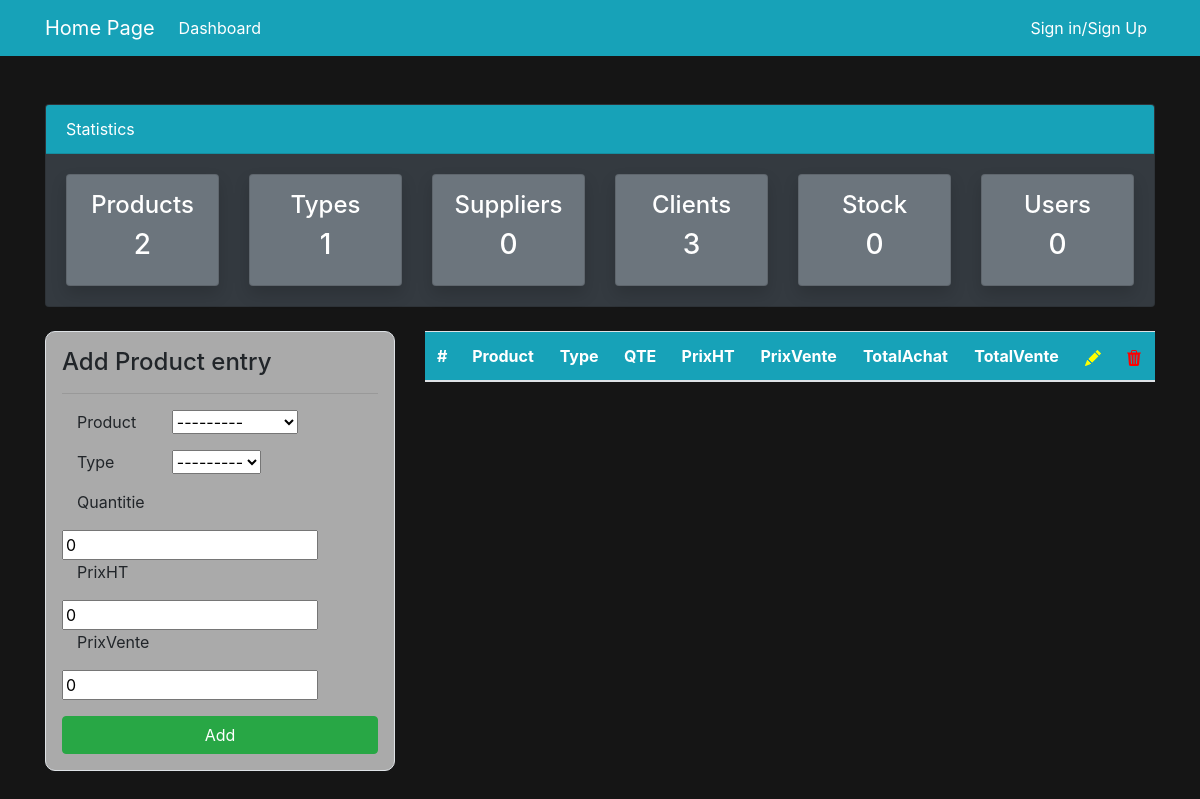
/Stock/, run on an earlier commit of the app's database.
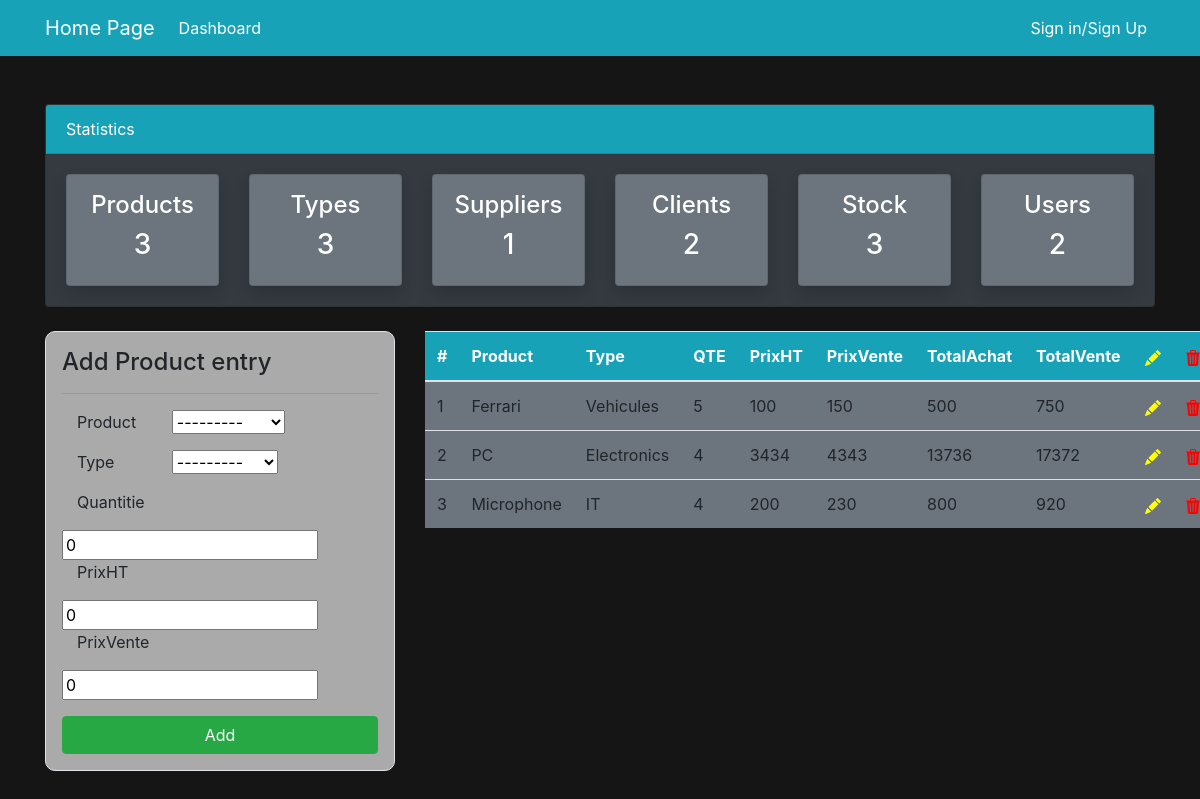
And on a later commit of the database.
### GestStockMagasin/models.py (models this page shows)
class Stock (models.Model):
    CodeS = models.AutoField(primary_key= True)
    Produit = models.ForeignKey(Produit, on_delete=models.CASCADE)
    Type = models.ForeignKey(TypeProduit, on_delete=models.CASCADE)
    qte = models.IntegerField(default=0)
    PrixHT = models.IntegerField(default=0)
    PrixVente = models.IntegerField(default=0)
    @property
    def TotalAchat(self):
        TotalAchat = 0
        if self.qte != 0:
            TotalAchat = (self.PrixHT * self.qte)
        return TotalAchat
    @property
    def TotalVente(self):
        TotalVente = 0
        if self.qte != 0:
            TotalVente = self.PrixVente * self.qte
        return TotalVente

class Produit (models.Model):
    CodeP = models.AutoField(primary_key=True)
    DesignationP = models.CharField(max_length=100)
    Type = models.ForeignKey(TypeProduit, on_delete=models.CASCADE)
    def __str__(self):
        return str(self.DesignationP)

class TypeProduit (models.Model):
    CodeT = models.AutoField(primary_key=True)
    DesignationT = models.CharField(max_length=100)
    def __str__(self):
        return str(self.DesignationT)

### GestStockMagasin/views.py (the view)
# urls.py: path('Stock/',views.afficher_Stock, name="dashboard-stock"),
def afficher_Stock(request):
    prods = Produit.objects.all()
    prod_count = prods.count()
    fours = Fournisseur.objects.all()
    fours_count = fours.count()
    types = TypeProduit.objects.all()
    type_count = types.count()
    users = User.objects.all()
    user_count = users.count()
    Clients = Client.objects.all()
    client_count = Clients.count()
    stock = Stock.objects.all()
    stock_count = stock.count()
    if request.method == 'POST':
        form = StockForm(request.POST)
        if form.is_valid():
            form.save()
            return redirect("dashboard-stock")
    else:
        form = StockForm()
    contexte = {
        'stock':stock,
        'form' : form,
        'P_count':prod_count,
        'F_count':fours_count,
        'C_count':client_count,
        'U_count': user_count,
        'T_count':type_count,
        'S_count':stock_count,
    }
    return render(request, 'dashboard/stock.html', contexte)

### GestStockMagasin/forms.py
class StockForm(forms.ModelForm):
    class Meta:
        model = Stock
        fields = ['Produit', 'Type', 'qte', 'PrixHT', 'PrixVente']

### GestStockMagasin/templates/dashboard/stock.html (shortened to what this page needs)
<!DOCTYPE html>
<html lang="en">
  <head>
    <link
      rel="stylesheet"
      href="https://cdn.jsdelivr.net/npm/bootstrap@4.6.2/dist/css/bootstrap.min.css"
    />
  </head>
  <body style="background-color: #151515">
    <nav class="navbar navbar-expand-lg navbar-info bg-info">
      <div class="container">
        <a class="navbar-brand text-white" href="{% url 'main-dashboard' %}"
          >Home Page</a
        >
        <div class="collapse navbar-collapse" id="navbarSupportedContent">
          <ul class="navbar-nav mr-auto">
            <li class="nav-item active">
              <a class="nav-link text-white" href="{% url 'main-dashboard' %}"
                >Dashboard <span class="sr-only">(current)</span></a
              >
            </li>
          </ul>
          <ul class="navbar-nav ml-auto">
            <li class="nav-item active">
              <a class="nav-link text-white" href="{% url 'dash-login' %}"
                >Sign in/Sign Up<span class="sr-only">(current)</span></a
              >
            </li>
          </ul>
        </div>
      </div>
    </nav>
    <div class="container">
      <div class="row mt-5">
        <div class="col-md-12">
          <div class="card bg-dark">
            <div class="card-header text-white bg-info">Statistics</div>
            <div class="card-body">
              <div class="row">
                <div class="col-md-2">
                  <a
                    class="text-decoration-none text-white"
                    href="{% url 'dashboard-produits' %}"
                  >
                    <div
                      class="card my-card shadow text-center p-3 bg-secondary"
                    >
                      <h4>Products </h4>
                      <h3>{{ P_count }}</h3>
                    </div>
                  </a>
                </div>
                <div class="col-md-2">
                  <a
                    class="text-decoration-none text-white"
                    href="{% url 'dashboard-types' %}"
                  >
                    <div
                      class="card my-card shadow text-center p-3 bg-secondary"
                    >
                      <h4>Types </h4>
                      <h3>{{ T_count }}</h3>
                    </div>
                  </a>
                </div>
                <div class="col-md-2">
                  <a
                    class="text-decoration-none text-white"
                    href="{% url 'dashboard-Fournisseur' %}"
                  >
                    <div
                      class="card my-card shadow text-center p-3 bg-secondary"
                    >
                      <h4>Suppliers </h4>
                      <h3>{{ F_count }}</h3>
                    </div>
                  </a>
                </div>
                <div class="col-md-2">
                  <a
                    class="text-decoration-none text-white"
                    href="{% url 'dashboard-client' %}"
                  >
                    <div
                      class="card my-card shadow text-center p-3 bg-secondary"
                    >
                      <h4>Clients </h4>
                      <h3>{{ C_count }}</h3>
                    </div>
                  </a>
                </div>
                <div class="col-md-2">
                  <a
                    class="text-decoration-none text-white"
                    href="{% url 'dashboard-stock' %}"
                  >
                    <div
                      class="card my-card shadow text-center p-3 bg-secondary"
                    >
                      <h4>Stock </h4>
                      <h3>{{ S_count }}</h3>
                    </div>
                  </a>
                </div>
                <div class="col-md-2">
                  <a
                    class="text-decoration-none text-white"
                    href="{% url 'main-dashboard' %}"
                  >
                    <div
                      class="card my-card shadow text-center p-3 bg-secondary"
                    >
                      <h4>Users </h4>
                      <h3>{{ U_count }}</h3>
                    </div>
                  </a>
                </div>
              </div>
            </div>
          </div>
        </div>
      </div>
    </div>
    <div class="container">
      <div class="row my-4">
        <div class="col-md-4">
          <div
            class="border p-3"
            style="border-radius: 10px; background-color: #aaaaaa"
          >
            <h4>Add Product entry</h4>
            <hr />
            <form action="" method="POST">
              <div class="form-group">
                <div>
                  <label class="col-md-4 form-group" for="inputAddress"
                    >Product</label
                  >
                  {{ form.Produit }}
                </div>
                <div>
                  <label class="col-md-4 form-group" for="inputAddress"
                    >Type</label
                  >
                  {{ form.Type }}
                </div>
                <div>
                  <label class="col-md-4 form-group" for="inputAddress"
                    >Quantitie</label
                  >
                  {{ form.qte }}
                </div>
                <div>
                  <label class="col-md-4 form-group" for="inputAddress"
                    >PrixHT</label
                  >
                  {{ form.PrixHT }}
                </div>
                <div>
                  <label class="col-md-4 form-group" for="inputAddress"
                    >PrixVente</label
                  >
                  {{ form.PrixVente }}
                </div>
              </div>
              <input
                type="submit"
                value="Add"
                class="btn btn-success btn-block"
              />
            </form>
          </div>
        </div>
        <div class="col-md-8">
          <table class="table bg-secondary">
            <thead class="bg-info">
              <tr class="text-white">
                <th scope="col">#</th>
                <th scope="col">Product</th>
                <th scope="col">Type</th>
                <th scope="col">QTE</th>
                <th scope="col">PrixHT</th>
                <th scope="col">PrixVente</th>
                <th scope="col">TotalAchat</th>
                <th scope="col">TotalVente</th>
                <th scope="col">
                </th>
                <th scope="col">
                </th>
              </tr>
            </thead>
            <tbody>
              {% for S in stock %}
              <tr>
                <td>{{ S.CodeS }}</td>
                <td>{{ S.Produit }}</td>
                <td>{{ S.Type }}</td>
                <td>{{ S.qte }}</td>
                <td>{{ S.PrixHT }}</td>
                <td>{{ S.PrixVente }}</td>
                <td>{{ S.TotalAchat }}</td>
                <td>{{ S.TotalVente }}</td>
                <td class="text-black">
                  <a href="{% url 'edit-stock' S.CodeS %}">
                  </a>
                </td>
                <td class="text-black">
                  <a href="{% url 'delete-stock' S.CodeS %}">
                  </a>
                </td>
              </tr>
              {% endfor %}
            </tbody>
          </table>
        </div>
      </div>
    </div>
  </body>
</html>

What changed in the data, as far as the page shows it:
added Stock: CodeS "1", Produit "Ferrari", Type "Vehicules", qte "5", PrixHT "100", PrixVente "150", TotalAchat "500", TotalVente "750"
added Stock: CodeS "2", Produit "PC", Type "Electronics", qte "4", PrixHT "3434", PrixVente "4343", TotalAchat "13736", TotalVente "17372"
added Stock: CodeS "3", Produit "Microphone", Type "IT", qte "4", PrixHT "200", PrixVente "230", TotalAchat "800", TotalVente "920"
Also different on the page:
{{ P_count }}: "2" → "3"
{{ T_count }}: "1" → "3"
{{ F_count }}: "0" → "1"
{{ C_count }}: "3" → "2"
{{ S_count }}: "0" → "3"
{{ U_count }}: "0" → "2"
